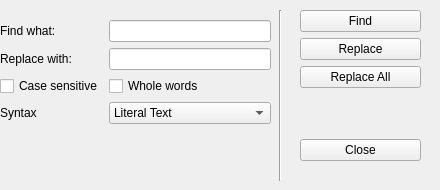
<?xml version="1.0" encoding="UTF-8"?>
<ui version="4.0">
 <class>FindAndReplace</class>
 <widget class="QWidget" name="FindAndReplace">
  <property name="geometry">
   <rect>
    <x>0</x>
    <y>0</y>
    <width>440</width>
    <height>190</height>
   </rect>
  </property>
  <property name="windowTitle">
   <string>Find and Replace</string>
  </property>
  <widget class="QWidget" name="formLayoutWidget">
   <property name="geometry">
    <rect>
     <x>0</x>
     <y>20</y>
     <width>271</width>
     <height>143</height>
    </rect>
   </property>
   <layout class="QFormLayout" name="formLayout">
    <property name="labelAlignment">
     <set>Qt::AlignLeading|Qt::AlignLeft|Qt::AlignTop</set>
    </property>
    <item row="0" column="0">
     <widget class="QLabel" name="findWhatLabel">
      <property name="text">
       <string>Find what:</string>
      </property>
     </widget>
    </item>
    <item row="0" column="1">
     <widget class="QLineEdit" name="findWhatLineEdit"/>
    </item>
    <item row="1" column="0">
     <widget class="QLabel" name="replaceWithLabel">
      <property name="text">
       <string>Replace with:</string>
      </property>
     </widget>
    </item>
    <item row="1" column="1">
     <widget class="QLineEdit" name="replaceWithLineEdit"/>
    </item>
    <item row="2" column="0">
     <widget class="QCheckBox" name="checkBox">
      <property name="text">
       <string>Case sensitive</string>
      </property>
     </widget>
    </item>
    <item row="2" column="1">
     <widget class="QCheckBox" name="checkBox_2">
      <property name="text">
       <string>Whole words</string>
      </property>
     </widget>
    </item>
    <item row="3" column="0">
     <widget class="QLabel" name="syntaxLabel">
      <property name="text">
       <string>Syntax</string>
      </property>
     </widget>
    </item>
    <item row="3" column="1">
     <widget class="QComboBox" name="syntaxComboBox">
      <property name="iconSize">
       <size>
        <width>16</width>
        <height>16</height>
       </size>
      </property>
      <item>
       <property name="text">
        <string>Literal Text</string>
       </property>
      </item>
      <item>
       <property name="text">
        <string>Regular Expression</string>
       </property>
      </item>
     </widget>
    </item>
   </layout>
  </widget>
  <widget class="QWidget" name="verticalLayoutWidget">
   <property name="geometry">
    <rect>
     <x>300</x>
     <y>10</y>
     <width>121</width>
     <height>151</height>
    </rect>
   </property>
   <layout class="QVBoxLayout" name="verticalLayout">
    <item>
     <widget class="QPushButton" name="findBtn">
      <property name="text">
       <string>Find</string>
      </property>
     </widget>
    </item>
    <item>
     <widget class="QPushButton" name="replaceBtn">
      <property name="text">
       <string>Replace</string>
      </property>
     </widget>
    </item>
    <item>
     <widget class="QPushButton" name="replaceAllBtn">
      <property name="text">
       <string>Replace All</string>
      </property>
     </widget>
    </item>
    <item>
     <spacer name="verticalSpacer">
      <property name="orientation">
       <enum>Qt::Vertical</enum>
      </property>
      <property name="sizeHint" stdset="0">
       <size>
        <width>20</width>
        <height>40</height>
       </size>
      </property>
     </spacer>
    </item>
    <item>
     <widget class="QPushButton" name="closeBtn">
      <property name="text">
       <string>Close</string>
      </property>
     </widget>
    </item>
   </layout>
  </widget>
  <widget class="Line" name="line">
   <property name="geometry">
    <rect>
     <x>270</x>
     <y>10</y>
     <width>20</width>
     <height>171</height>
    </rect>
   </property>
   <property name="orientation">
    <enum>Qt::Vertical</enum>
   </property>
  </widget>
 </widget>
 <resources/>
 <connections/>
</ui>
